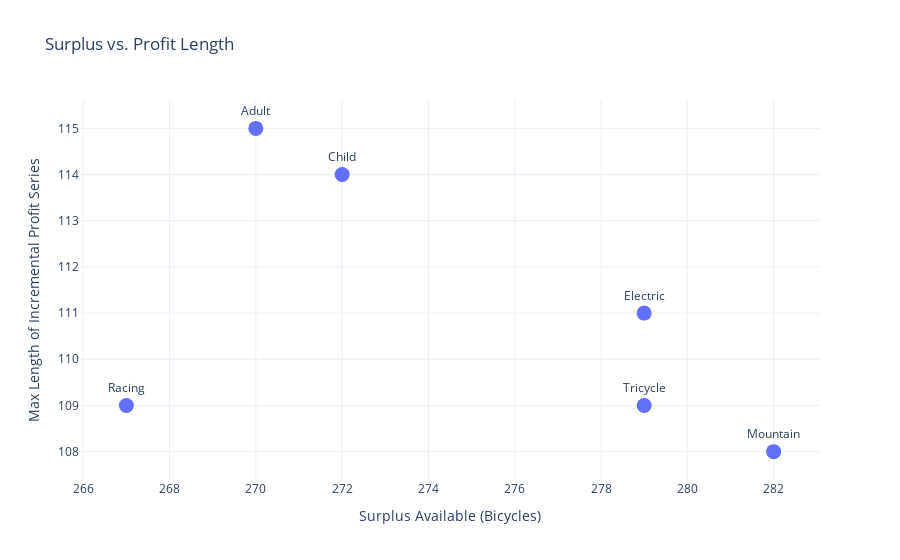

Notebook code cell kept with this figure:
### Code cell
data = pd.read_excel(file, sheet_name="Categories", header=0)

categories = list(data.columns)
surplus = data.iloc[0].astype(int) 

max_profit_length = {cat: 0 for cat in categories}

profit_sheet_names = [sheet for sheet in file.sheet_names if sheet.startswith("ExpectedProfitsArea")]

for sheet in profit_sheet_names:
    df = pd.read_excel(file, sheet_name=sheet, header=0)
    
    for cat in df.columns:
        max_length = df[cat].dropna().shape[0] 
        max_profit_length[cat] = max(max_profit_length[cat], max_length)

comparison_df = pd.DataFrame({
    "Category": categories,
    "Surplus": surplus.values,
    "Max Profit Series Length": [max_profit_length[cat] for cat in categories]
})

fig = px.scatter(comparison_df, x="Surplus", y="Max Profit Series Length",
                 text="Category",
                 title="Surplus vs. Profit Length",
                 labels={"Surplus": "Surplus Available (Bicycles)", 
                         "Max Profit Series Length": "Max Length of Incremental Profit Series"},
                 template="plotly_white")

fig.update_traces(marker=dict(size=15), textposition='top center')

fig.show()

### Figure 1 — Plotly figure (JSON) as saved in the notebook; plotly's stock layout.template omitted (floating-point values rounded to 4 significant figures)
{"data": [{"hovertemplate": "Surplus Available (Bicycles)=%{x}<br>Max Length of Incremental Profit Series=%{y}<br>Category=%{text}<extra></extra>", "legendgroup": "", "marker": {"color": "#636efa", "size": 15, "symbol": "circle"}, "mode": "markers+text", "name": "", "orientation": "v", "showlegend": false, "text": ["Child", "Adult", "Electric", "Racing", "Mountain", "Tricycle"], "textposition": "top center", "type": "scatter", "x": [272, 270, 279, 267, 282, 279], "xaxis": "x", "y": [114, 115, 111, 109, 108, 109], "yaxis": "y"}], "layout": {"legend": {"tracegroupgap": 0}, "title": {"text": "Surplus vs. Profit Length"}, "xaxis": {"anchor": "y", "domain": [0, 1], "title": {"text": "Surplus Available (Bicycles)"}}, "yaxis": {"anchor": "x", "domain": [0, 1], "title": {"text": "Max Length of Incremental Profit Series"}}}}
